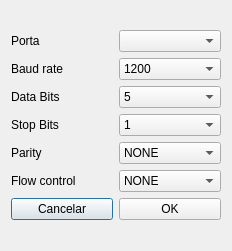
<?xml version="1.0" encoding="UTF-8"?>
<ui version="4.0">
 <class>DialogConfigPort</class>
 <widget class="QDialog" name="DialogConfigPort">
  <property name="geometry">
   <rect>
    <x>0</x>
    <y>0</y>
    <width>232</width>
    <height>251</height>
   </rect>
  </property>
  <property name="windowTitle">
   <string>Configurar Porta</string>
  </property>
  <layout class="QGridLayout" name="gridLayout">
   <item row="0" column="0">
    <layout class="QVBoxLayout" name="verticalLayout_3">
     <item>
      <layout class="QHBoxLayout" name="horizontalLayout">
       <item>
        <layout class="QVBoxLayout" name="verticalLayout">
         <item>
          <widget class="QLabel" name="label">
           <property name="text">
            <string>Porta</string>
           </property>
          </widget>
         </item>
         <item>
          <widget class="QLabel" name="label_2">
           <property name="text">
            <string>Baud rate</string>
           </property>
          </widget>
         </item>
         <item>
          <widget class="QLabel" name="label_3">
           <property name="text">
            <string>Data Bits</string>
           </property>
          </widget>
         </item>
         <item>
          <widget class="QLabel" name="label_4">
           <property name="text">
            <string>Stop Bits</string>
           </property>
          </widget>
         </item>
         <item>
          <widget class="QLabel" name="label_5">
           <property name="text">
            <string>Parity</string>
           </property>
          </widget>
         </item>
         <item>
          <widget class="QLabel" name="label_6">
           <property name="text">
            <string>Flow control</string>
           </property>
          </widget>
         </item>
        </layout>
       </item>
       <item>
        <layout class="QVBoxLayout" name="verticalLayout_2">
         <item>
          <widget class="QComboBox" name="comboBoxPorta"/>
         </item>
         <item>
          <widget class="QComboBox" name="comboBoxBaudRate">
           <item>
            <property name="text">
             <string>1200</string>
            </property>
           </item>
           <item>
            <property name="text">
             <string>2400</string>
            </property>
           </item>
           <item>
            <property name="text">
             <string>4800</string>
            </property>
           </item>
           <item>
            <property name="text">
             <string>9600</string>
            </property>
           </item>
           <item>
            <property name="text">
             <string>19200</string>
            </property>
           </item>
           <item>
            <property name="text">
             <string>38400</string>
            </property>
           </item>
           <item>
            <property name="text">
             <string>57600</string>
            </property>
           </item>
           <item>
            <property name="text">
             <string>115200</string>
            </property>
           </item>
          </widget>
         </item>
         <item>
          <widget class="QComboBox" name="comboBoxDataBits">
           <item>
            <property name="text">
             <string>5</string>
            </property>
           </item>
           <item>
            <property name="text">
             <string>6</string>
            </property>
           </item>
           <item>
            <property name="text">
             <string>7</string>
            </property>
           </item>
           <item>
            <property name="text">
             <string>8</string>
            </property>
           </item>
          </widget>
         </item>
         <item>
          <widget class="QComboBox" name="comboBoxStopBits">
           <item>
            <property name="text">
             <string>1</string>
            </property>
           </item>
           <item>
            <property name="text">
             <string>1.5</string>
            </property>
           </item>
           <item>
            <property name="text">
             <string>2</string>
            </property>
           </item>
          </widget>
         </item>
         <item>
          <widget class="QComboBox" name="comboBoxParity">
           <item>
            <property name="text">
             <string>NONE</string>
            </property>
           </item>
           <item>
            <property name="text">
             <string>ODD</string>
            </property>
           </item>
           <item>
            <property name="text">
             <string>EVEN</string>
            </property>
           </item>
           <item>
            <property name="text">
             <string>MARK</string>
            </property>
           </item>
           <item>
            <property name="text">
             <string>SPACE</string>
            </property>
           </item>
          </widget>
         </item>
         <item>
          <widget class="QComboBox" name="comboBoxFlowControl">
           <item>
            <property name="text">
             <string>NONE</string>
            </property>
           </item>
           <item>
            <property name="text">
             <string>HARDWARE</string>
            </property>
           </item>
           <item>
            <property name="text">
             <string>XON-XOFF</string>
            </property>
           </item>
          </widget>
         </item>
        </layout>
       </item>
      </layout>
     </item>
     <item>
      <layout class="QHBoxLayout" name="horizontalLayout_2">
       <item>
        <widget class="QPushButton" name="pushButtonCancel">
         <property name="text">
          <string>Cancelar</string>
         </property>
        </widget>
       </item>
       <item>
        <widget class="QPushButton" name="pushButtonOk">
         <property name="text">
          <string>OK</string>
         </property>
        </widget>
       </item>
      </layout>
     </item>
    </layout>
   </item>
  </layout>
 </widget>
 <resources/>
 <connections/>
</ui>
